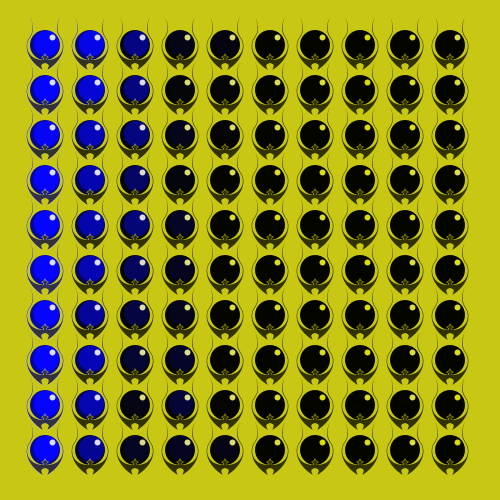
Frame 1 (no input)
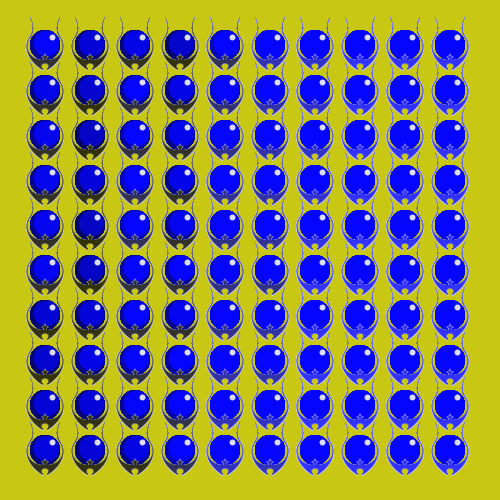
Frame 60 (the mouse pressed at the canvas centre just before this capture)
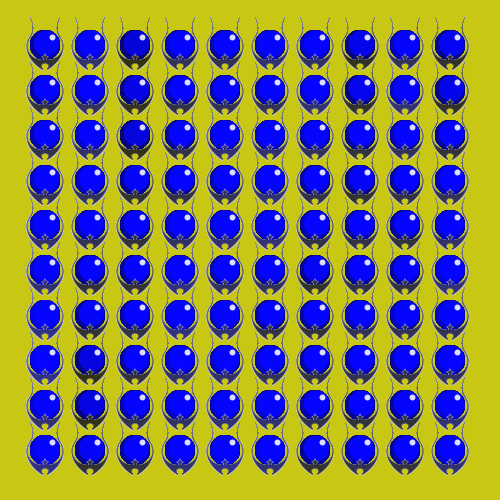
Frame 120 (the mouse held since frame 60 and released just before this capture)

The Processing sketch that drew these frames (run headless with seeded random() and noise(); from frame 60 on, the mouse is pressed at the canvas centre):

// Processing sketch: processing_37662
// ── processing_37662.pde

void setup() {
  size (500, 500);
  background(200, 200, 20);
}

void draw() {
  smooth();
  float ccol=150;
  for (float i = 1; i<=10; i++) {
    for (float iy=1; iy<=10; iy++) {
        totem(i*45, iy*45, 30, ccol);
        ccol=ccol+random(-30,30);
      
    }
  }
}

void totem(float x, float y, float d, float col) {
  //Orb
  noStroke();
  fill(5, 5, col);
  ellipse(x, y, d, d);
  fill(5, 5, col+100);
  ellipse(x+.05*d, y-.05*d, .85*d, .85*d);
  fill(220, 220, col+200);
  ellipse(x+.25*d, y-.25*d, .2*d, .2*d);

  //Curves
  beginShape();
  fill(200, 200, col+50);
  noStroke();
  vertex(x+.05*d, y+.5*d);
  bezierVertex(x+.05*d, y+.45*d, x+.1*d, y+.4*d, x+.15*d, y+.4*d);
  vertex(x+.15*d, y+.4*d);
  bezierVertex(x+.1*d, y+.4*d, x, y+.35*d, x, y+.25*d );
  vertex(x, y+.25*d);
  bezierVertex(x, y+.35*d, x-.1*d, y+.4*d, x-.15*d, y+.4*d);
  vertex(x-.15*d, y+.4*d);
  bezierVertex(x-.1*d, y+.4*d, x-.05*d, y+.45*d, x-.05*d, y+.5*d);
  vertex(x-.05*d, y+.5*d);
  bezierVertex(x-.6*d, y+.5*d, x-.7*d, y, x-.5*d, y-.25*d);
  vertex(x-.5*d, y-.25*d);
  bezierVertex(x-.45*d, y-.35*d, x-.3*d, y-.5*d, x-.5*d, y-.95*d);
  vertex(x-.5*d, y-.95*d);
  bezierVertex(x-.33*d, y-.5*d, x-.48*d, y-.35*d, x-.53*d, y-.25*d);
  vertex(x-.53*d, y-.25*d);
  bezierVertex(x-.73*d, y, x-.63*d, y+.5*d, x-.08*d, y+.85*d);
  vertex(x-.08*d, y+.85*d);
  bezierVertex(x-.13*d, y+.7*d, x-.18*d, y+.65*d, x, y+.6*d);
  vertex(x, y+.6*d);
  bezierVertex(x+.18*d, y+.65*d, x+.13*d, y+.7*d, x+.08*d, y+.85*d);
  vertex(x+.08*d, y+.85*d);
  bezierVertex( x+.63*d, y+.5*d, x+.73*d, y, x+.53*d, y-.25*d);
  vertex(x+.53*d, y-.25*d);
  bezierVertex(x+.48*d, y-.35*d, x+.33*d, y-.5*d, x+.5*d, y-.95*d);
  vertex(x+.5*d, y-.95*d);
  bezierVertex(x+.3*d, y-.5*d, x+.45*d, y-.35*d, x+.5*d, y-.25*d);
  vertex(x+.5*d, y-.25*d);
  bezierVertex(x+.7*d, y, x+.6*d, y+.5*d, x+.05*d, y+.5*d);
  vertex(x+.05*d, y+.5*d);
  endShape();

  //Inner Curve
  beginShape();
  fill(50, 50, col-100);
  noStroke();
  //Middle Edges
  vertex(x+.05*d, y+.5*d);
  bezierVertex(x+.03*d, y+.45*d, x+.08*d, y+.4*d, x+.13*d, y+.4*d);
  vertex(x+.13*d, y+.4*d);
  bezierVertex(x+.08*d, y+.4*d, x-.02*d, y+.35*d, x, y+.275*d );
  vertex(x, y+.275*d);
  bezierVertex(x+.02*d, y+.35*d, x-.08*d, y+.4*d, x-.13*d, y+.4*d);
  vertex(x-.13*d, y+.4*d);
  //Left Side
  bezierVertex(x-.08*d, y+.4*d, x-.03*d, y+.45*d, x-.03*d, y+.5*d);
  vertex(x-.05*d, y+.5*d);
  bezierVertex(x-.6*d, y+.5*d, x-.7*d, y, x-.5*d, y-.25*d);
  vertex(x-.5*d, y-.25*d);
  bezierVertex(x-.45*d, y-.35*d, x-.3*d, y-.5*d, x-.5*d, y-.95*d);
  //Left Edge
  vertex(x-.5*d, y-.95*d);
  bezierVertex(x-.32*d, y-.5*d, x-.47*d, y-.35*d, x-.52*d, y-.25*d);
  vertex(x-.52*d, y-.25*d);
  bezierVertex(x-.715*d, y, x-.615*d, y+.5*d, x-.08*d, y+.83*d);
  vertex(x-.08*d, y+.83*d);
  //Middle Cut
  bezierVertex(x-.125*d, y+.7*d, x-.18*d, y+.65*d, x, y+.6*d);
  vertex(x, y+.6*d);
  bezierVertex(x+.18*d, y+.65*d, x+.125*d, y+.7*d, x+.08*d, y+.83*d);
  vertex(x+.08*d, y+.83*d);
  //Right Edge
  bezierVertex( x+.615*d, y+.5*d, x+.72*d, y, x+.52*d, y-.25*d);
  vertex(x+.52*d, y-.25*d);
  bezierVertex(x+.475*d, y-.35*d, x+.325*d, y-.5*d, x+.5*d, y-.95*d);
  vertex(x+.5*d, y-.95*d);
  //Right Side
  bezierVertex(x+.3*d, y-.5*d, x+.45*d, y-.35*d, x+.5*d, y-.25*d);
  vertex(x+.5*d, y-.25*d);
  bezierVertex(x+.7*d, y, x+.6*d, y+.5*d, x+.05*d, y+.5*d);
  vertex(x+.05*d, y+.5*d);
  endShape();
}
